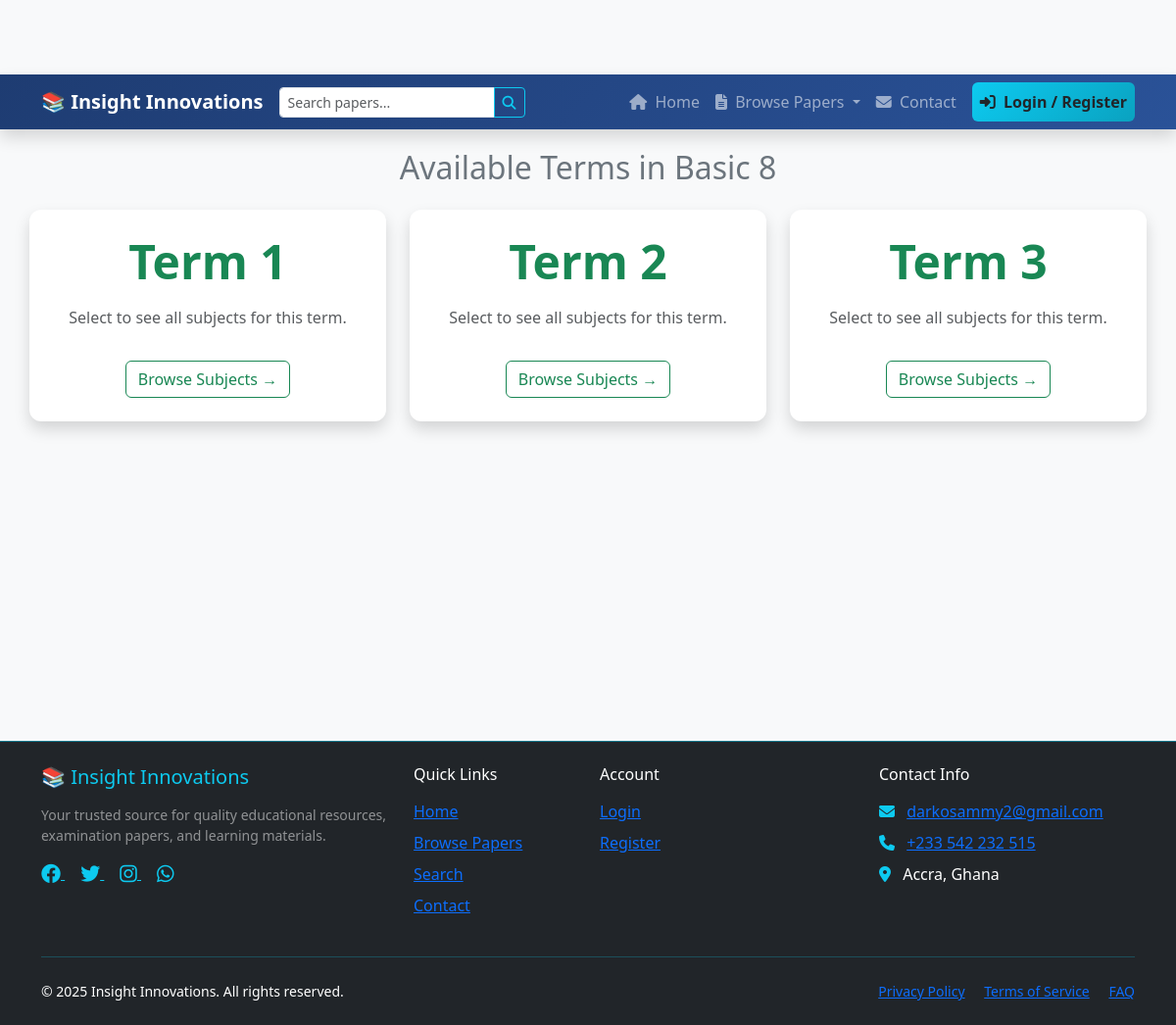
Page /basic-8/ on the committed database.
### shop/models.py (models this page shows, shortened)
class Classes(models.Model):
    name = models.CharField(max_length=100, help_text="e.g., JHS 1, Basic 7")
    slug = models.SlugField(max_length=100, unique=True)
    description = models.TextField(blank=True)
    class Meta:
        verbose_name = 'Class (Grade)'
        verbose_name_plural = 'Classes (Grades)'
        ordering = ('name',)

class Term(models.Model):
    class_name = models.ForeignKey(Classes, related_name='terms', on_delete=models.CASCADE)
    name = models.CharField(max_length=50, help_text="e.g., Term 1, Term 2")
    slug = models.SlugField(max_length=50)
    class Meta:
        verbose_name_plural = 'Terms'
        unique_together = ('class_name', 'slug')
        ordering = ('name',)

### shop/views.py (the view)
# urls.py: path('<slug:class_slug>/', views.term_list, name='term_list'),
def term_list(request, class_slug):
    class_level = get_object_or_404(Classes, slug=class_slug)
    terms = class_level.terms.all()  # Remove .order_by('order', 'name')
    context = {
        'class_level': class_level,
        'terms': terms,
        'page_title': f'Select Term for {class_level.name}',
    }
    return render(request, 'shop/term_list.html', context)

### shop/templates/shop/term_list.html (shortened to what this page needs)
{% extends 'base.html' %}
{% block content %}
    <h2 class="mb-4 text-center text-secondary">Available Terms in {{ class_level.name }}</h2>
    <div class="row row-cols-1 row-cols-md-3 g-4">
        {% for term_obj in terms %}
            <div class="col">
                <a href="{% url 'shop:subject_list' class_level.slug term_obj.slug %}" class="text-decoration-none">
                    <div class="card card-class text-center h-100 shadow border-success border-2">
                        <div class="card-body p-4">
                            <h5 class="card-title fw-bold text-success display-5">{{ term_obj.name }}</h5>
                            <p class="card-text text-muted mt-3">Select to see all subjects for this term.</p>
                            <span class="btn btn-outline-success mt-3">
                                Browse Subjects &rarr;
                            </span>
                        </div>
                    </div>
                </a>
            </div>
        {% empty %}
            <div class="col-12">
                <div class="alert alert-warning text-center" role="alert">
                    No terms have been added for this class yet!
                </div>
            </div>
        {% endfor %}
    </div>
{% endblock content %}

### templates/base.html (style rules this page uses)
:root { --primary-color: #0d6efd; --info-color: #0dcaf0; --dark-color: #212529; }
body { font-family: 'Segoe UI', Tahoma, Geneva, Verdana, sans-serif; padding-top: 76px; background-color: #f8f9fa; min-height: 100vh; display: flex; flex-direction: column; }
.card { border-radius: 12px; border: none; box-shadow: 0 4px 6px rgba(0,0,0,0.05); transition: transform 0.3s ease, box-shadow 0.3s ease; }

### rows in the picture
Classes: name "Basic 8"
Term: name "Term 1"
Term: name "Term 2"
Term: name "Term 3"
